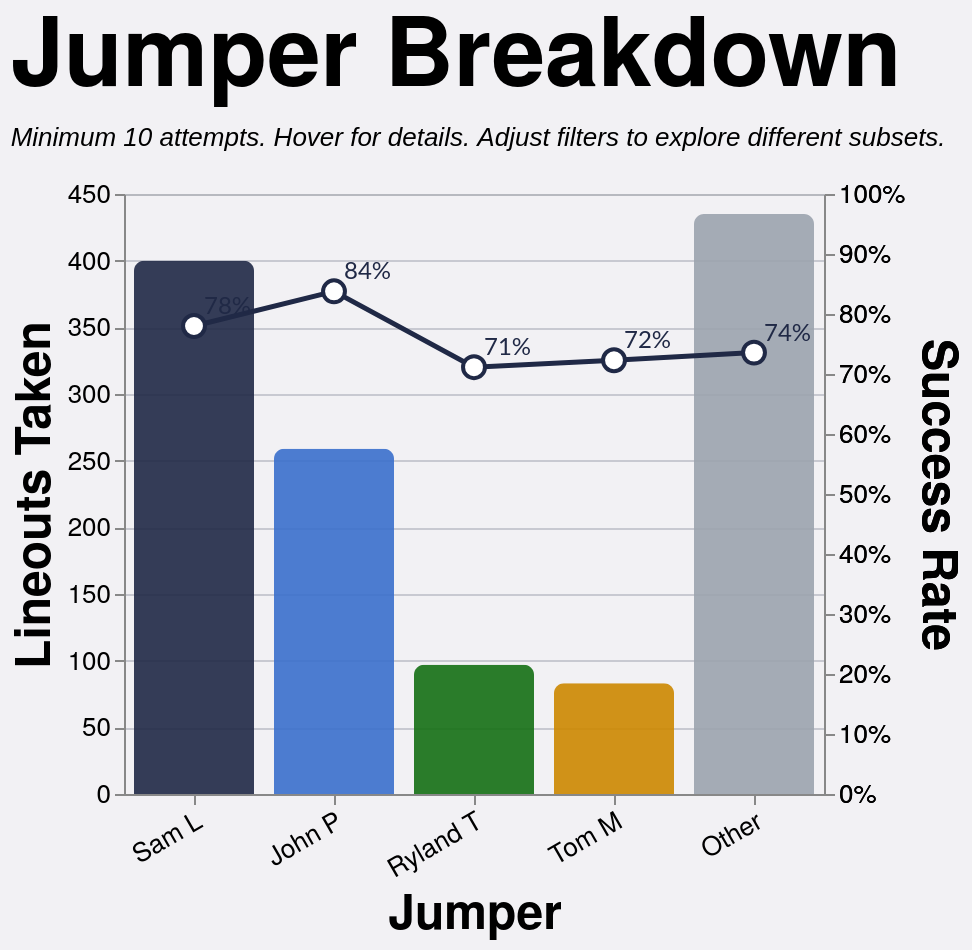

This figure's Vega-Lite source:
### Vega-Lite specification from a JSON file in a GitHub repository (floating-point values rounded to 4 significant figures; data arrays with more than 128 entries replaced by an {"elided": "..."} marker saying what was removed)
{"config": {"axis": {"labelFont": "PT Sans Narrow, Helvetica Neue, Helvetica, Arial, sans-serif", "titleFont": "PT Sans Narrow, Helvetica Neue, Helvetica, Arial, sans-serif", "labelFontSize": 13, "titleFontSize": 24, "gridColor": "#202947", "gridOpacity": 0.2, "zindex": 1}, "text": {"font": "Lato, sans-serif"}, "bar": {"cornerRadiusEnd": 5}, "header": {"labelFont": "PT Sans Narrow, Helvetica Neue, Helvetica, Arial, sans-serif", "titleFont": "PT Sans Narrow, Helvetica Neue, Helvetica, Arial, sans-serif", "labelFontSize": 24, "titleFontSize": 28, "labelFontWeight": "bold", "orient": "left"}, "legend": {"labelFont": "PT Sans Narrow, Helvetica Neue, Helvetica, Arial, sans-serif", "titleFont": "PT Sans Narrow, Helvetica Neue, Helvetica, Arial, sans-serif", "labelFontSize": 14, "titleFontSize": 16, "titlePadding": 5, "fillColor": "white", "strokeColor": "black", "padding": 10, "titleFontWeight": "lighter", "titleFontStyle": "italic", "titleColor": "gray", "offset": 10}, "title": {"font": "PT Sans Narrow, Helvetica Neue, Helvetica, Arial, sans-serif", "fontSize": 48, "fontWeight": "bold", "anchor": "start", "align": "center", "titlePadding": 20, "subtitlePadding": 10, "subtitleFontSize": 13, "subtitleColor": "", "subtitleFontStyle": "italic", "offset": 15, "color": "black"}, "axisX": {"labelAngle": 0}, "facet": {"title": null, "header": null, "align": {"row": "each", "column": "each"}}, "resolve": {"scale": {"y": "independent", "facet": "independent"}}, "background": "#f2f1f4", "scale": {"offsetBandPaddingOuter": 0.2, "offsetBandPaddingInner": 0.1}}, "layer": [{"mark": {"type": "bar", "opacity": 0.9, "size": 60}, "encoding": {"color": {"field": "jumper_tier", "legend": null, "scale": {"domain": ["Sam L", "John P", "Ryland T", "Tom M", "Other"], "range": ["#202946", "#3a6fcc", "#146f14", "#cc8800", "#9ca3af"]}, "type": "nominal"}, "stroke": {"value": "transparent"}, "tooltip": [{"field": "jumper_tier_name", "title": "Jumper", "type": "nominal"}, {"field": "attempts", "format": ",.0f", "title": "Attempts", "type": "quantitative"}, {"field": "won", "format": ",.0f", "title": "Won", "type": "quantitative"}, {"field": "success_rate", "format": ".1%", "title": "Success Rate", "type": "quantitative"}], "x": {"axis": {"labelAngle": -30}, "field": "jumper_tier", "sort": ["Sam L", "John P", "Ryland T", "Tom M", "Other"], "title": "Jumper", "type": "nominal"}, "y": {"field": "attempts", "title": "Lineouts Taken", "type": "quantitative"}}, "transform": [{"filter": "(loSquad == 'All' || datum.squad == loSquad) && (loSeason == 'All' || datum.season == loSeason) && (loGameType == 'All' || (loGameType == 'League + Cup' && (datum.game_type == 'League' || datum.game_type == 'Cup')) || (loGameType == 'League only' && datum.game_type == 'League') || datum.game_type == loGameType) && (loThrower == 'All' || datum.thrower == loThrower) && (loJumper == 'All' || datum.jumper == loJumper) && (loArea == 'All' || datum.area == loArea) && (loNumbers == 'All' || datum.numbers == loNumbers)"}, {"aggregate": [{"op": "count", "as": "attempts"}, {"op": "sum", "field": "won", "as": "won"}], "groupby": ["jumper_tier", "jumper_tier_name"]}, {"calculate": "datum.won / datum.attempts", "as": "success_rate"}]}, {"mark": {"type": "line", "point": {"fill": "white", "filled": false, "size": 120, "stroke": "#202946"}, "stroke": "#202946", "strokeWidth": 2.5}, "encoding": {"tooltip": [{"field": "jumper_tier_name", "title": "Jumper", "type": "nominal"}, {"field": "attempts", "format": ",.0f", "title": "Attempts", "type": "quantitative"}, {"field": "won", "format": ",.0f", "title": "Won", "type": "quantitative"}, {"field": "success_rate", "format": ".1%", "title": "Success Rate", "type": "quantitative"}], "x": {"axis": {"labelAngle": -30}, "field": "jumper_tier", "sort": ["Sam L", "John P", "Ryland T", "Tom M", "Other"], "title": "Jumper", "type": "nominal"}, "y": {"axis": {"format": "%"}, "field": "success_rate", "scale": {"domain": [0, 1]}, "title": "Success Rate", "type": "quantitative"}}, "transform": [{"filter": "(loSquad == 'All' || datum.squad == loSquad) && (loSeason == 'All' || datum.season == loSeason) && (loGameType == 'All' || (loGameType == 'League + Cup' && (datum.game_type == 'League' || datum.game_type == 'Cup')) || (loGameType == 'League only' && datum.game_type == 'League') || datum.game_type == loGameType) && (loThrower == 'All' || datum.thrower == loThrower) && (loJumper == 'All' || datum.jumper == loJumper) && (loArea == 'All' || datum.area == loArea) && (loNumbers == 'All' || datum.numbers == loNumbers)"}, {"aggregate": [{"op": "count", "as": "attempts"}, {"op": "sum", "field": "won", "as": "won"}], "groupby": ["jumper_tier", "jumper_tier_name"]}, {"calculate": "datum.won / datum.attempts", "as": "success_rate"}]}, {"mark": {"type": "text", "align": "left", "baseline": "middle", "color": "#202946", "dx": 5, "dy": -10, "fontSize": 12}, "encoding": {"text": {"field": "success_rate", "format": ".0%", "type": "quantitative"}, "x": {"axis": {"labelAngle": -30}, "field": "jumper_tier", "sort": ["Sam L", "John P", "Ryland T", "Tom M", "Other"], "title": "Jumper", "type": "nominal"}, "y": {"axis": {"format": "%"}, "field": "success_rate", "scale": {"domain": [0, 1]}, "title": "Success Rate", "type": "quantitative"}}, "transform": [{"filter": "(loSquad == 'All' || datum.squad == loSquad) && (loSeason == 'All' || datum.season == loSeason) && (loGameType == 'All' || (loGameType == 'League + Cup' && (datum.game_type == 'League' || datum.game_type == 'Cup')) || (loGameType == 'League only' && datum.game_type == 'League') || datum.game_type == loGameType) && (loThrower == 'All' || datum.thrower == loThrower) && (loJumper == 'All' || datum.jumper == loJumper) && (loArea == 'All' || datum.area == loArea) && (loNumbers == 'All' || datum.numbers == loNumbers)"}, {"aggregate": [{"op": "count", "as": "attempts"}, {"op": "sum", "field": "won", "as": "won"}], "groupby": ["jumper_tier", "jumper_tier_name"]}, {"calculate": "datum.won / datum.attempts", "as": "success_rate"}]}], "data": {"name": "data-ec977ef45ea1281c3356477437d73a54"}, "height": 300, "params": [{"name": "loSquad", "value": "All"}, {"name": "loSeason", "value": "All"}, {"name": "loGameType", "value": "All"}, {"name": "loThrower", "value": "All"}, {"name": "loJumper", "value": "All"}, {"name": "loArea", "value": "All"}, {"name": "loNumbers", "value": "All"}], "resolve": {"scale": {"y": "independent"}}, "title": {"text": "Jumper Breakdown", "subtitle": "Minimum 10 attempts. Hover for details. Adjust filters to explore different subsets."}, "width": {"step": 70}, "$schema": "https://vega.github.io/schema/vega-lite/v5.20.1.json", "datasets": {"data-ec977ef45ea1281c3356477437d73a54": {"elided": "1274 records"}}}
